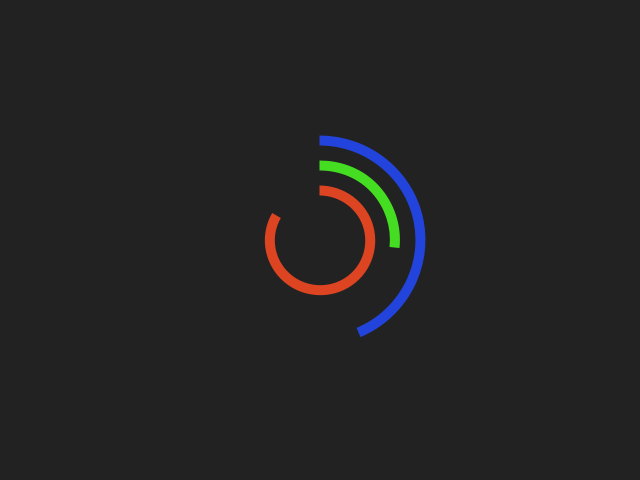
Frame 1 (no input)
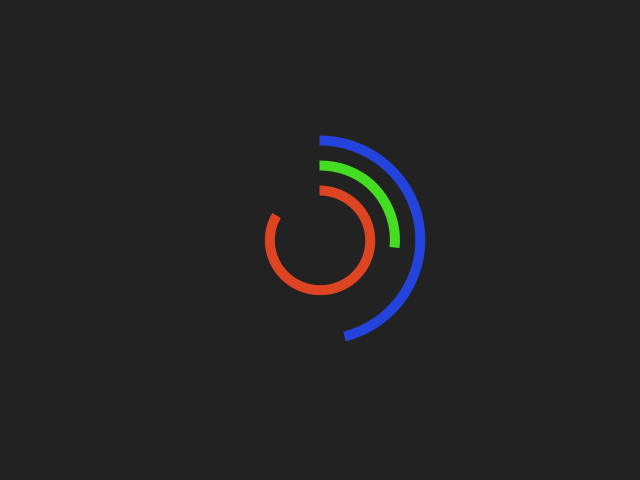
Frame 60 (the mouse pressed at the canvas centre just before this capture)
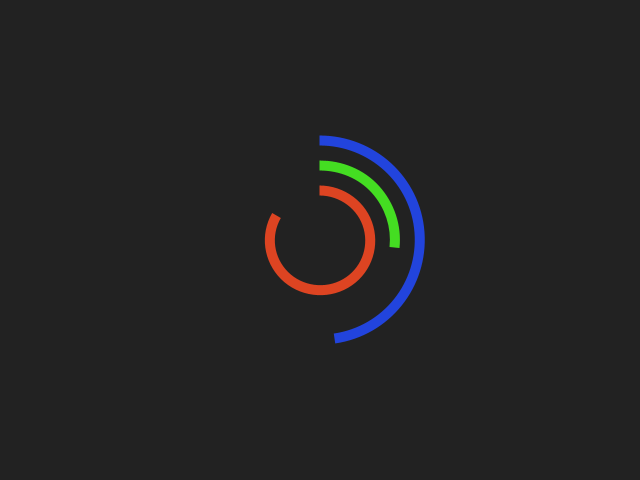
Frame 120 (the mouse held since frame 60 and released just before this capture)

The Processing sketch that drew these frames (run headless with seeded random() and noise(); from frame 60 on, the mouse is pressed at the canvas centre):

// Processing sketch: polar_clock
// ── polar_clock.pde
color[] colors;

float dt = 0;
int ls = 0;
float last = 0;
float lm = 0;

void setup(){
  size(640,480);
  smooth();
  
  colors = new color[3];
  colors[0] = #DD4422; // hour
  colors[1] = #44DD22; // minute
  colors[2] = #2244DD; // second
  
  ls = second();
}

void draw(){
  background(#222222);
  
  dt = millis() - lm;
  lm = millis();
  
  if(second() != ls) {
    last = 0;
    ls = second();
  } else {
    last += dt/1000.0;
  }
  
  noFill();
  strokeWeight(10);
  strokeCap(SQUARE);
  
  translate(width/2,height/2);
  rotate(-HALF_PI);
  
  stroke(colors[0]);
  float h = map(hour(), 0, 24, 0, TWO_PI);
  arc(0,0,100,100,0,h);
  
  stroke(colors[1]);
  float m = map(minute(), 0, 60, 0, TWO_PI);
  arc(0,0,150,150,0,m);
  
  stroke(colors[2]);
  float s = map(second() + last, 0, 60, 0, TWO_PI);
  arc(0,0,200,200,0,s);
}
